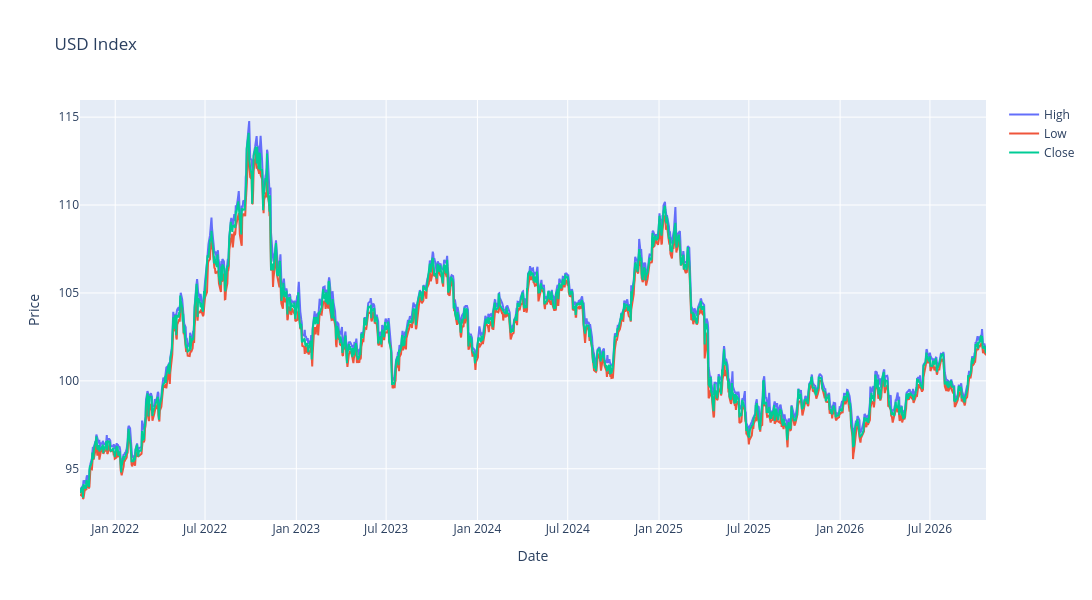

Here is the notebook cell this chart was saved with:
### Markdown cell above
# Plot Time Series

### Code cell
fig = go.Figure()
for col in ['High', 'Low', 'Close']:
    fig.add_trace(go.Scatter(x=df.index, y=df[col], mode='lines', name=col))
fig.update_layout(title='USD Index', xaxis_title='Date', yaxis_title='Price', width=1200, height=600)
fig.show()

### Figure 1 — Plotly figure (JSON) as saved in the notebook; plotly's stock layout.template omitted (floating-point values rounded to 4 significant figures; data arrays with more than 128 entries replaced by an {"elided": "..."} marker saying what was removed)
{"data": [{"mode": "lines", "name": "High", "type": "scatter", "x": {"elided": "1257 str values"}, "y": {"elided": "1257 float values"}}, {"mode": "lines", "name": "Low", "type": "scatter", "x": {"elided": "1257 str values"}, "y": {"elided": "1257 float values"}}, {"mode": "lines", "name": "Close", "type": "scatter", "x": {"elided": "1257 str values"}, "y": {"elided": "1257 float values"}}], "layout": {"height": 600, "title": {"text": "USD Index"}, "width": 1200, "xaxis": {"title": {"text": "Date"}}, "yaxis": {"title": {"text": "Price"}}}}
